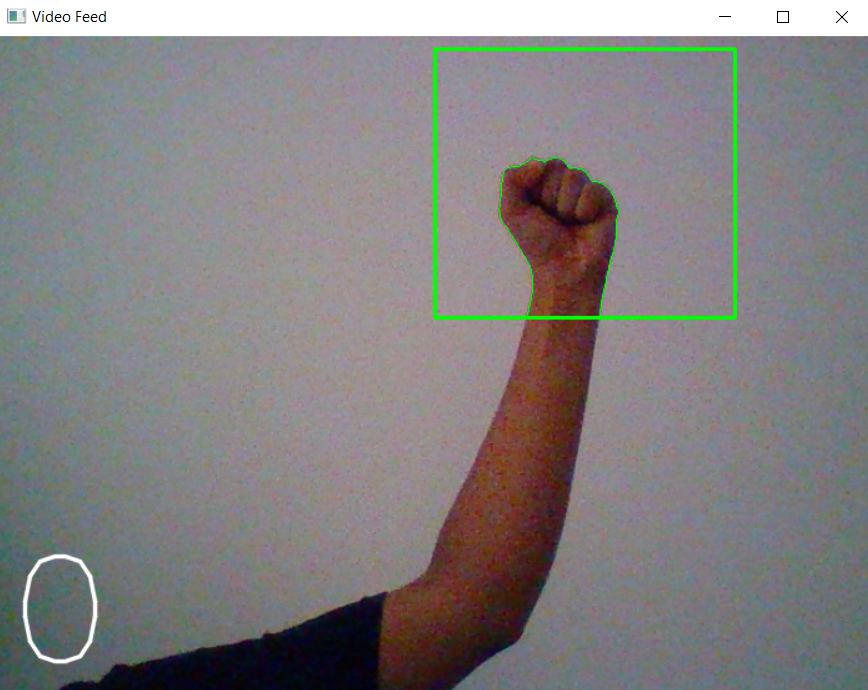
#> input picture 0.png, 868 x 690 px, given in place of the camera
$ python t.py
#> lines starting #> are read from the running program, lines starting #| are printed output that depends on the picture
#install Anaconda in your system
#in 'conda prompt', navigate to a folder, download this .py file to that folder
#Commands to be executed in conda prompt
# >conda create -n venv
# >conda activate venv
# >pip install opency-python imutils numpy scikit-learn
# >python t.py


# organize imports
import cv2
import imutils
import numpy as np


bg = None
t=None
def run_avg(image, aWeight):
    global bg
    # initialize the background
    if bg is None:
        bg = image.copy().astype("float")
        return

    # compute weighted average, accumulate it and update the background
    cv2.accumulateWeighted(image, bg, aWeight)

# [27 lines left out: function segment, not called in this run]

from sklearn.metrics import pairwise
# [54 lines left out: function count, not called in this run]
#main fn

if __name__ == "__main__":

    aWeight = 0.5

    camera = cv2.VideoCapture(0)

    # region of interest (ROI) coordinates
    top, right, bottom, left = 10, 350, 225, 590

    # initialize num of frames
    num_frames = 0

    while(True):
        # get the current frame
        (grabbed, frame) = camera.read()
#> frame is the input picture: shape (690, 868, 3); mean B, G, R 129.2, 128.6, 131.8


        frame = imutils.resize(frame, width=700)
#> frame: shape (556, 700, 3)

        frame = cv2.flip(frame, 1)
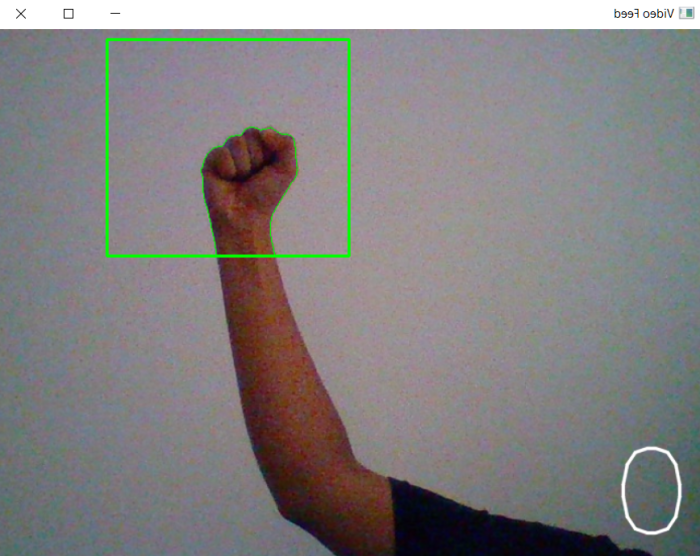
#> frame: shape (556, 700, 3); mean B, G, R 129.2, 128.6, 131.8

        clone = frame.copy()

        (height, width) = frame.shape[:2]
#> height = 556; width = 700

        roi = frame[top:bottom, right:left]
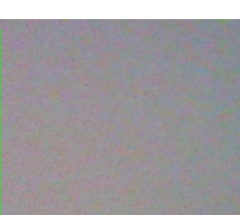
#> roi: shape (215, 240, 3); mean B, G, R 157.8, 154.3, 157.8

        # convert the roi to grayscale and blur it
        gray = cv2.cvtColor(roi, cv2.COLOR_BGR2GRAY)
        gray = cv2.GaussianBlur(gray, (7, 7), 0)

        # to get the background, keep looking till a threshold is reached
        # so that our running average model gets calibrated
        if num_frames < 30:
            run_avg(gray, aWeight)
        else:
            # segment the hand region
            hand = segment(gray)

            if hand is not None:

                (thresholded, segmented) = hand

                # draw the segmented region and display the frame
                cv2.drawContours(clone, [segmented + (right, top)], -1, (0, 255, 0))
                cv2.imshow("Thesholded", thresholded)

        # draw the segmented hand
        cv2.rectangle(clone, (left, top), (right, bottom), (0,255,0), 2)


        num_frames += 1

        # display the frame with segmented hand
        font = cv2.FONT_HERSHEY_SIMPLEX
        cv2.putText(clone,str(t),(10,500), font, 4,(255,255,255),2,cv2.LINE_AA)
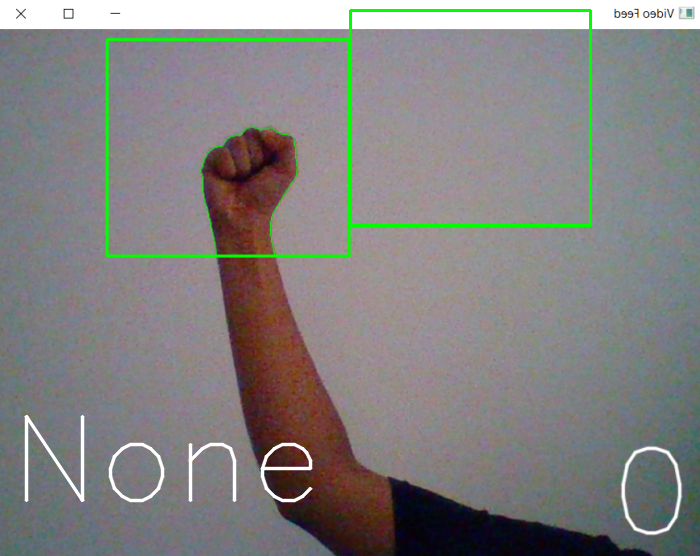
#> clone: shape (556, 700, 3); mean B, G, R 129.1, 130.1, 131.6

        cv2.imshow("Video Feed", clone)


        keypress = cv2.waitKey(1) & 0xFF
#> (key q is pressed here)


        if keypress == ord("q"):
            break


# free up memory
camera.release()
cv2.destroyAllWindows()

$ run again, on 1.png
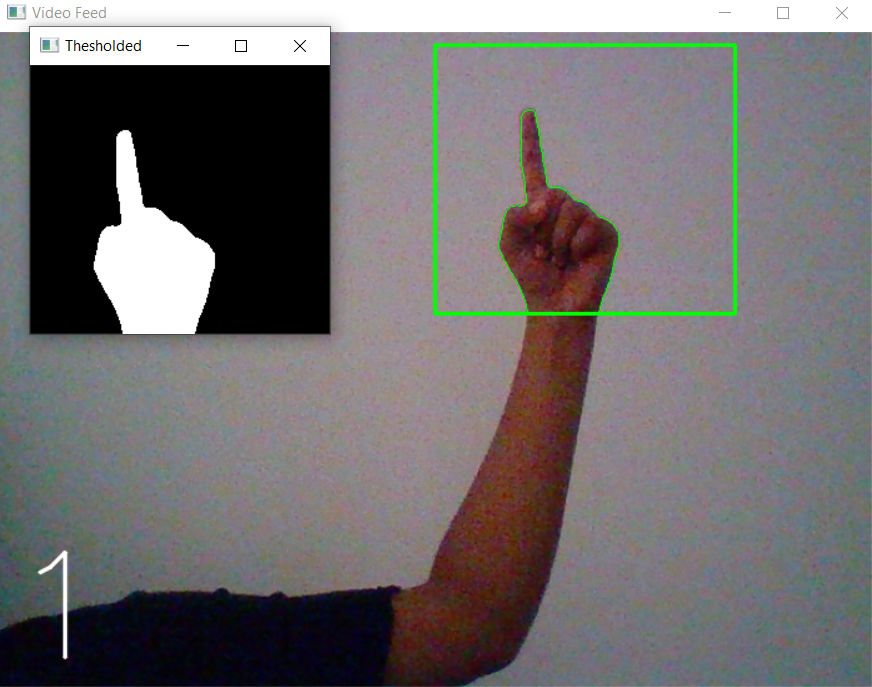
#> input picture 1.png, 872 x 687 px, given in place of the camera
#> frame is the input picture: shape (687, 872, 3); mean B, G, R 110.3, 109.5, 113.1
#> `gray = cv2.GaussianBlur(gray, (7, 7), 0)`:
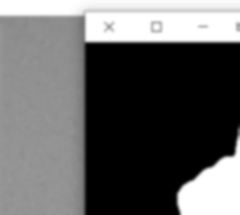
#> gray: shape (215, 240); min 0, max 255, mean 99.1
#> `cv2.putText(clone,str(t),(10,500), font, 4,(255,255,255),2,cv2.LINE_AA)`:
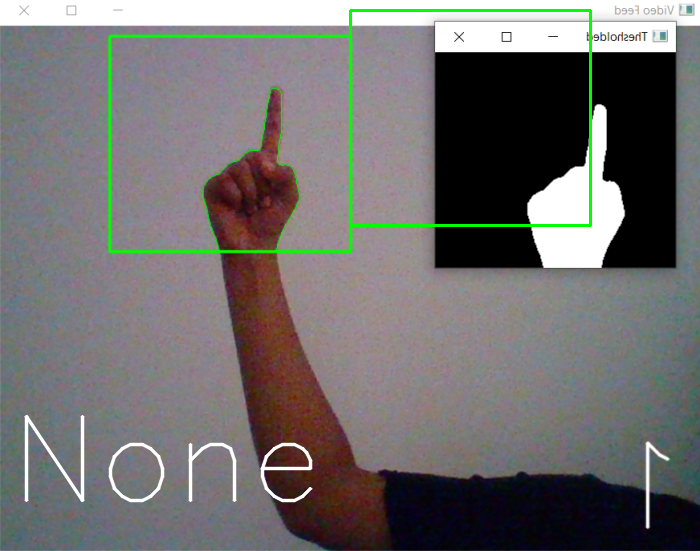
#> clone: shape (551, 700, 3); mean B, G, R 110.4, 111.1, 113.2

$ run again, on 2.png
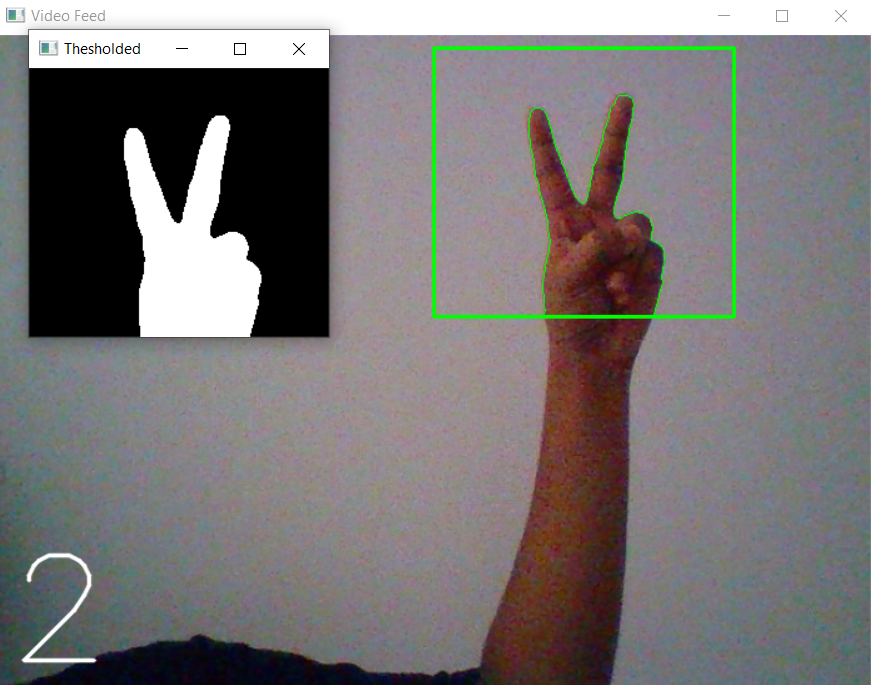
#> input picture 2.png, 871 x 685 px, given in place of the camera
#> frame is the input picture: shape (685, 871, 3); mean B, G, R 117.6, 117.5, 121.1
#> `gray = cv2.GaussianBlur(gray, (7, 7), 0)`:
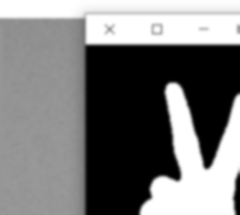
#> gray: shape (215, 240); min 0, max 255, mean 121.7
#> `cv2.putText(clone,str(t),(10,500), font, 4,(255,255,255),2,cv2.LINE_AA)`:
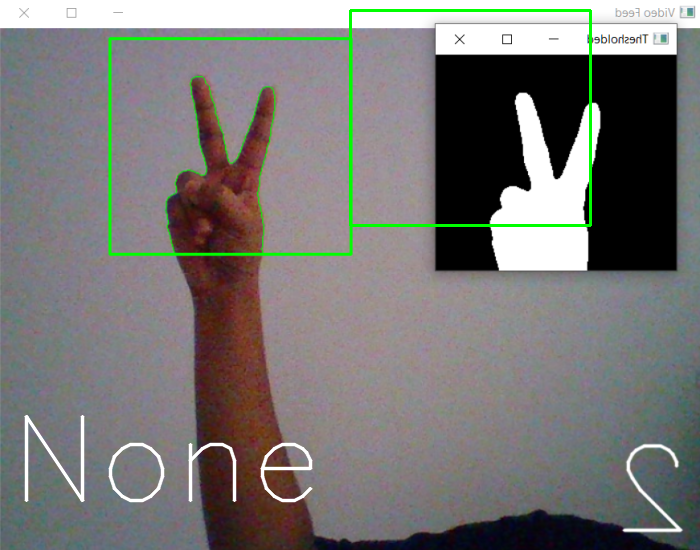
#> clone: shape (550, 700, 3); mean B, G, R 117.6, 119, 121
